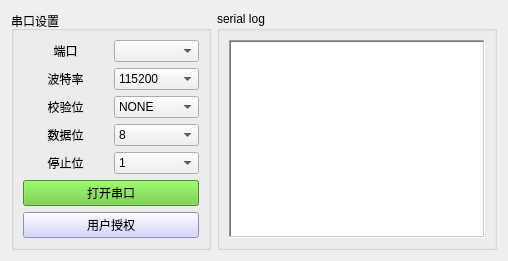
      <widget class="QWidget" name="tab_serial">
       <attribute name="title">
        <string>串口</string>
       </attribute>
       <layout class="QGridLayout" name="gridLayout_4">
        <item row="0" column="0">
         <widget class="QGroupBox" name="groupBox">
          <property name="minimumSize">
           <size>
            <width>200</width>
            <height>0</height>
           </size>
          </property>
          <property name="styleSheet">
           <string notr="true"/>
          </property>
          <property name="title">
           <string>串口设置</string>
          </property>
          <layout class="QGridLayout" name="gridLayout_2">
           <item row="3" column="1">
            <widget class="QComboBox" name="serial_databit_comboBox">
             <property name="toolTipDuration">
              <number>-1</number>
             </property>
             <property name="currentIndex">
              <number>3</number>
             </property>
             <item>
              <property name="text">
               <string>5</string>
              </property>
             </item>
             <item>
              <property name="text">
               <string>6</string>
              </property>
             </item>
             <item>
              <property name="text">
               <string>7</string>
              </property>
             </item>
             <item>
              <property name="text">
               <string>8</string>
              </property>
             </item>
            </widget>
           </item>
           <item row="4" column="1">
            <widget class="QComboBox" name="serial_stopbit_comboBox">
             <item>
              <property name="text">
               <string>1</string>
              </property>
             </item>
             <item>
              <property name="text">
               <string>1.5</string>
              </property>
             </item>
             <item>
              <property name="text">
               <string>2</string>
              </property>
             </item>
            </widget>
           </item>
           <item row="4" column="0">
            <widget class="QLabel" name="label_5">
             <property name="text">
              <string>停止位</string>
             </property>
             <property name="alignment">
              <set>Qt::AlignCenter</set>
             </property>
            </widget>
           </item>
           <item row="0" column="0">
            <widget class="QLabel" name="label">
             <property name="text">
              <string>端口</string>
             </property>
             <property name="alignment">
              <set>Qt::AlignCenter</set>
             </property>
            </widget>
           </item>
           <item row="0" column="1">
            <widget class="QComboBox" name="serial_port_comboBox">
             <property name="maxVisibleItems">
              <number>30</number>
             </property>
            </widget>
           </item>
           <item row="2" column="0">
            <widget class="QLabel" name="label_3">
             <property name="text">
              <string>校验位</string>
             </property>
             <property name="alignment">
              <set>Qt::AlignCenter</set>
             </property>
            </widget>
           </item>
           <item row="1" column="0">
            <widget class="QLabel" name="label_2">
             <property name="text">
              <string>波特率</string>
             </property>
             <property name="alignment">
              <set>Qt::AlignCenter</set>
             </property>
            </widget>
           </item>
           <item row="1" column="1">
            <widget class="QComboBox" name="serial_baudrate_comboBox">
             <property name="currentIndex">
              <number>1</number>
             </property>
             <item>
              <property name="text">
               <string>9600</string>
              </property>
             </item>
             <item>
              <property name="text">
               <string>115200</string>
              </property>
             </item>
             <item>
              <property name="text">
               <string>256000</string>
              </property>
             </item>
             <item>
              <property name="text">
               <string>921600</string>
              </property>
             </item>
             <item>
              <property name="text">
               <string/>
              </property>
             </item>
            </widget>
           </item>
           <item row="3" column="0">
            <widget class="QLabel" name="label_4">
             <property name="text">
              <string>数据位</string>
             </property>
             <property name="alignment">
              <set>Qt::AlignCenter</set>
             </property>
            </widget>
           </item>
           <item row="2" column="1">
            <widget class="QComboBox" name="serial_parity_comboBox">
             <item>
              <property name="text">
               <string>NONE</string>
              </property>
             </item>
             <item>
              <property name="text">
               <string>EVEN</string>
              </property>
             </item>
             <item>
              <property name="text">
               <string>ODD</string>
              </property>
             </item>
            </widget>
           </item>
           <item row="5" column="0" colspan="2">
            <widget class="QPushButton" name="serial_switch_pushButton">
             <property name="styleSheet">
              <string notr="true">background-color: rgb(100, 200, 50);</string>
             </property>
             <property name="text">
              <string>打开串口</string>
             </property>
             <property name="autoDefault">
              <bool>false</bool>
             </property>
            </widget>
           </item>
           <item row="6" column="0" colspan="2">
            <widget class="QPushButton" name="permissions_pushButton">
             <property name="styleSheet">
              <string notr="true">QPushButton{ background-color: rgb(200,200,255);}</string>
             </property>
             <property name="text">
              <string>用户授权</string>
             </property>
            </widget>
           </item>
          </layout>
         </widget>
        </item>
        <item row="0" column="1">
         <widget class="QGroupBox" name="groupBox_2">
          <property name="title">
           <string>serial log</string>
          </property>
          <layout class="QGridLayout" name="gridLayout_3">
           <item row="0" column="0">
            <widget class="QTextBrowser" name="serial_log">
             <property name="font">
              <font>
               <pointsize>12</pointsize>
              </font>
             </property>
             <property name="frameShape">
              <enum>QFrame::WinPanel</enum>
             </property>
            </widget>
           </item>
          </layout>
         </widget>
        </item>
       </layout>
      </widget>
